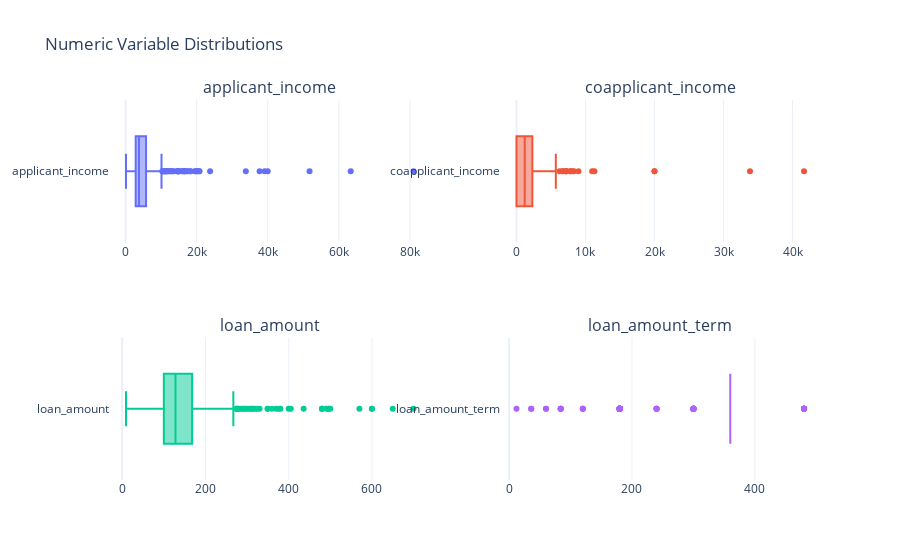

The code cell stored with this chart in its notebook:
### Code cell
num_cols = 2
num_rows = (len(df_numeric.columns) + num_cols - 1) // num_cols
fig = make_subplots(rows=num_rows, cols=num_cols, subplot_titles=df_numeric.columns)

for i, column in enumerate(df_numeric.columns):
    row = i // num_cols + 1
    col = i % num_cols + 1
    fig.add_box(x=df_numeric[column],row=row, col=col, name=column)
    
fig.update_layout(
    title='Numeric Variable Distributions',
    height=800,
    showlegend=False,
    template='plotly_white'
)

fig.show()

### Figure 1 — Plotly figure (JSON) as saved in the notebook; plotly's stock layout.template omitted (floating-point values rounded to 4 significant figures; data arrays with more than 128 entries replaced by an {"elided": "..."} marker saying what was removed)
{"data": [{"name": "applicant_income", "type": "box", "x": {"elided": "614 int values"}, "xaxis": "x", "yaxis": "y"}, {"name": "coapplicant_income", "type": "box", "x": {"elided": "614 float values"}, "xaxis": "x2", "yaxis": "y2"}, {"name": "loan_amount", "type": "box", "x": {"elided": "614 int values"}, "xaxis": "x3", "yaxis": "y3"}, {"name": "loan_amount_term", "type": "box", "x": {"elided": "614 int values"}, "xaxis": "x4", "yaxis": "y4"}], "layout": {"annotations": [{"font": {"size": 16}, "showarrow": false, "text": "applicant_income", "x": 0.225, "xanchor": "center", "xref": "paper", "y": 1, "yanchor": "bottom", "yref": "paper"}, {"font": {"size": 16}, "showarrow": false, "text": "coapplicant_income", "x": 0.775, "xanchor": "center", "xref": "paper", "y": 1, "yanchor": "bottom", "yref": "paper"}, {"font": {"size": 16}, "showarrow": false, "text": "loan_amount", "x": 0.225, "xanchor": "center", "xref": "paper", "y": 0.375, "yanchor": "bottom", "yref": "paper"}, {"font": {"size": 16}, "showarrow": false, "text": "loan_amount_term", "x": 0.775, "xanchor": "center", "xref": "paper", "y": 0.375, "yanchor": "bottom", "yref": "paper"}], "autosize": true, "showlegend": false, "title": {"text": "Numeric Variable Distributions"}, "xaxis": {"anchor": "y", "autorange": true, "domain": [0, 0.45], "range": [-4342.0, 85490.0], "type": "linear"}, "xaxis2": {"anchor": "y2", "autorange": true, "domain": [0.55, 1], "range": [-2315.0, 43980.0], "type": "linear"}, "xaxis3": {"anchor": "y3", "autorange": true, "domain": [0, 0.45], "range": [-29.39, 738.4], "type": "linear"}, "xaxis4": {"anchor": "y4", "autorange": true, "domain": [0.55, 1], "range": [-14, 506], "type": "linear"}, "yaxis": {"anchor": "x", "autorange": true, "domain": [0.625, 1], "range": [-0.5, 0.5], "type": "category"}, "yaxis2": {"anchor": "x2", "autorange": true, "domain": [0.625, 1], "range": [-0.5, 0.5], "type": "category"}, "yaxis3": {"anchor": "x3", "autorange": true, "domain": [0, 0.375], "range": [-0.5, 0.5], "type": "category"}, "yaxis4": {"anchor": "x4", "autorange": true, "domain": [0, 0.375], "range": [-0.5, 0.5], "type": "category"}}}
